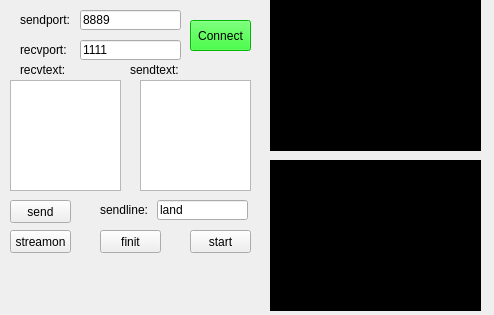
<?xml version="1.0" encoding="UTF-8"?>
<ui version="4.0">
 <class>MainWindow</class>
 <widget class="QMainWindow" name="MainWindow">
  <property name="geometry">
   <rect>
    <x>0</x>
    <y>0</y>
    <width>494</width>
    <height>315</height>
   </rect>
  </property>
  <property name="windowTitle">
   <string>MainWindow</string>
  </property>
  <widget class="QWidget" name="centralWidget">
   <widget class="QLineEdit" name="send_port">
    <property name="geometry">
     <rect>
      <x>80</x>
      <y>10</y>
      <width>101</width>
      <height>20</height>
     </rect>
    </property>
    <property name="text">
     <string>8889</string>
    </property>
   </widget>
   <widget class="QLabel" name="label">
    <property name="geometry">
     <rect>
      <x>20</x>
      <y>10</y>
      <width>51</width>
      <height>20</height>
     </rect>
    </property>
    <property name="text">
     <string>sendport:</string>
    </property>
   </widget>
   <widget class="QLineEdit" name="recv_Port">
    <property name="geometry">
     <rect>
      <x>80</x>
      <y>40</y>
      <width>101</width>
      <height>20</height>
     </rect>
    </property>
    <property name="text">
     <string>1111</string>
    </property>
   </widget>
   <widget class="QLabel" name="label_2">
    <property name="geometry">
     <rect>
      <x>20</x>
      <y>40</y>
      <width>51</width>
      <height>20</height>
     </rect>
    </property>
    <property name="text">
     <string>recvport:</string>
    </property>
   </widget>
   <widget class="QTextBrowser" name="showRecvtext">
    <property name="geometry">
     <rect>
      <x>10</x>
      <y>80</y>
      <width>111</width>
      <height>111</height>
     </rect>
    </property>
   </widget>
   <widget class="QPushButton" name="sendButton">
    <property name="geometry">
     <rect>
      <x>10</x>
      <y>200</y>
      <width>61</width>
      <height>23</height>
     </rect>
    </property>
    <property name="text">
     <string>send</string>
    </property>
    <property name="shortcut">
     <string>Return</string>
    </property>
   </widget>
   <widget class="QLineEdit" name="sendline">
    <property name="geometry">
     <rect>
      <x>157</x>
      <y>200</y>
      <width>91</width>
      <height>20</height>
     </rect>
    </property>
    <property name="text">
     <string>land</string>
    </property>
   </widget>
   <widget class="QLabel" name="label_3">
    <property name="geometry">
     <rect>
      <x>100</x>
      <y>200</y>
      <width>51</width>
      <height>20</height>
     </rect>
    </property>
    <property name="text">
     <string>sendline:</string>
    </property>
   </widget>
   <widget class="QLabel" name="label_10">
    <property name="geometry">
     <rect>
      <x>10</x>
      <y>260</y>
      <width>221</width>
      <height>51</height>
     </rect>
    </property>
    <property name="text">
     <string/>
    </property>
    <property name="pixmap">
     <pixmap resource="image.qrc">:/image/logo/logo.png</pixmap>
    </property>
    <property name="scaledContents">
     <bool>true</bool>
    </property>
   </widget>
   <widget class="QLabel" name="imglable">
    <property name="geometry">
     <rect>
      <x>270</x>
      <y>0</y>
      <width>211</width>
      <height>151</height>
     </rect>
    </property>
    <property name="styleSheet">
     <string notr="true">background-color: rgb(0, 0, 0);</string>
    </property>
    <property name="text">
     <string>TextLabel</string>
    </property>
   </widget>
   <widget class="QPushButton" name="replace_recvport">
    <property name="geometry">
     <rect>
      <x>10</x>
      <y>230</y>
      <width>61</width>
      <height>23</height>
     </rect>
    </property>
    <property name="text">
     <string>streamon</string>
    </property>
   </widget>
   <widget class="QPushButton" name="finit">
    <property name="geometry">
     <rect>
      <x>100</x>
      <y>230</y>
      <width>61</width>
      <height>23</height>
     </rect>
    </property>
    <property name="text">
     <string>finit</string>
    </property>
   </widget>
   <widget class="QLabel" name="srcimglable">
    <property name="geometry">
     <rect>
      <x>270</x>
      <y>160</y>
      <width>211</width>
      <height>151</height>
     </rect>
    </property>
    <property name="styleSheet">
     <string notr="true">background-color: rgb(0, 0, 0);</string>
    </property>
    <property name="text">
     <string>TextLabel</string>
    </property>
   </widget>
   <widget class="QTextBrowser" name="showSendtext">
    <property name="geometry">
     <rect>
      <x>140</x>
      <y>80</y>
      <width>111</width>
      <height>111</height>
     </rect>
    </property>
   </widget>
   <widget class="QPushButton" name="startcontrol">
    <property name="geometry">
     <rect>
      <x>190</x>
      <y>230</y>
      <width>61</width>
      <height>23</height>
     </rect>
    </property>
    <property name="text">
     <string>start</string>
    </property>
   </widget>
   <widget class="QLabel" name="label_4">
    <property name="geometry">
     <rect>
      <x>20</x>
      <y>60</y>
      <width>61</width>
      <height>20</height>
     </rect>
    </property>
    <property name="text">
     <string>recvtext:</string>
    </property>
   </widget>
   <widget class="QPushButton" name="Connect">
    <property name="geometry">
     <rect>
      <x>190</x>
      <y>20</y>
      <width>61</width>
      <height>31</height>
     </rect>
    </property>
    <property name="styleSheet">
     <string notr="true">background-color: rgb(0, 255, 0);</string>
    </property>
    <property name="text">
     <string>Connect</string>
    </property>
   </widget>
   <widget class="QLabel" name="label_5">
    <property name="geometry">
     <rect>
      <x>130</x>
      <y>60</y>
      <width>61</width>
      <height>20</height>
     </rect>
    </property>
    <property name="text">
     <string>sendtext:</string>
    </property>
   </widget>
  </widget>
 </widget>
 <layoutdefault spacing="6" margin="11"/>
 <resources>
  <include location="image.qrc"/>
 </resources>
 <connections/>
</ui>
